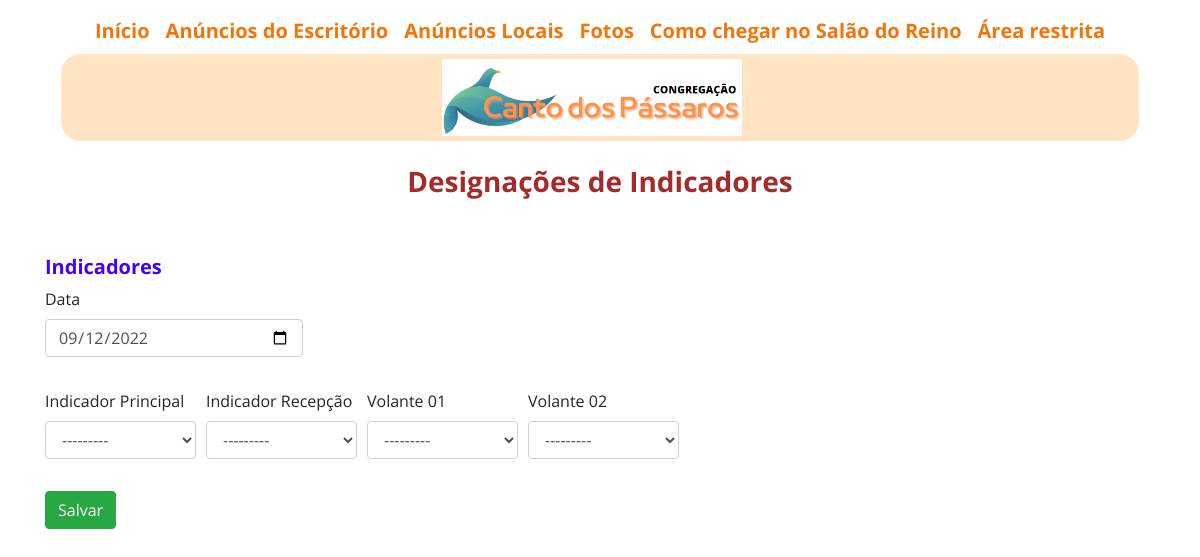
Screenshot of /indicador_sabado/4 with the database file from the repository.
### designacoes/models.py (models this page shows)
class DesigSabado(models.Model):
    data = models.DateField(blank=True, null=True)
    presidente = models.CharField(max_length=30, blank=True, null=True, choices=ANCIÃOS_SERVOS)
    orador = models.CharField(max_length=30, blank=True, null=True)
    congregação = models.CharField(max_length=30, blank=True, null=True)
    tema = models.CharField(max_length=60, blank=True, null=True)
    leitor_da_Sentinela = models.CharField(max_length=30, blank=True, null=True, choices=LEITORES_SENTINELA)
    indicador_Principal = models.CharField(max_length=30, blank=True, null=True, choices=INDICADORES)
    indicador_Recepção = models.CharField(max_length=30, blank=True, null=True, choices=INDICADORES)
    volante_01 = models.CharField(max_length=30, blank=True, null=True, choices=INDICADORES)
    volante_02 = models.CharField(max_length=30, blank=True, null=True, choices=INDICADORES)
    class Meta:
        ordering = ['data']

### designacoes/views.py (the view, shortened to what this page needs)
# urls.py: path('indicador_sabado/<int:id>', views.indicador_sabado),
def indicador_sabado(request, id):
    sabado = get_object_or_404(DesigSabado, pk=id)
    form = Form_Sabado(instance=sabado)
    return render(request, 'cp/indicador_sabado.html', {'form':form ,'sabado': sabado})

### designacoes/forms.py
class Form_Sabado(forms.ModelForm):
    class Meta:
        model = DesigSabado
        fields = '__all__'
        widgets = {
            'data': forms.DateInput(format=('%Y-%m-%d'), attrs={'class':'form-control', 'placeholder':'Select Date','type': 'date'})
          }

### designacoes/templates/cp/indicador_sabado.html (shortened to what this page needs)
{% extends 'base.html' %}
{% load crispy_forms_tags %}
{% block content %}
<div class="container">
 <span id='span_h3'><h3>Designações de Indicadores</h3></span>
   <br>
      <div class='row'>
             <form method="post">
                <br>
                <h5>Indicadores</h5>
                  <div class="form-row">
                      <div class="form-group col-md-5">
                    {{ form.data|as_crispy_field }}
                </div>
              </div>
                <div class="form-row">
                <div class="form-group col-md-3">
                 {{ form.indicador_Principal|as_crispy_field }}
                 </div>
                 <div class="form-group col-md-3">
                 {{ form.indicador_Recepção|as_crispy_field }}
                 </div>
                 <div class="form-group col-md-3">
                 {{ form.volante_01|as_crispy_field }}
              </div>
                 <div class="form-group col-md-3">
                 {{ form.volante_02|as_crispy_field }}
              </div>
            </div>
             <div>
             <input type="submit" class="btn btn-success" name="meio" value="Salvar ">
            </div>
          </form>
       </div>
   </div>
{% endblock %}

### static/css/style.css (style rules this page uses)
body { margin: 0; position: relative; height: 100vh; width: 100vw; font-family: 'Open Sans', sans-serif; background-size: cover; }
#cardhome h3, h5 { font-weight: bold; color: hsl(256, 100%, 50%); }
#cardlocal h3, h5 { font-weight: bold; color: hsl(256, 100%, 50%); }
h3 { font-weight:bolder; text-align: center; color: brown; }

### rows the page displays
DesigSabado: data "09/12/2022", indicador_Principal "---------", indicador_Recepção "---------", volante_01 "---------", volante_02 "---------"
